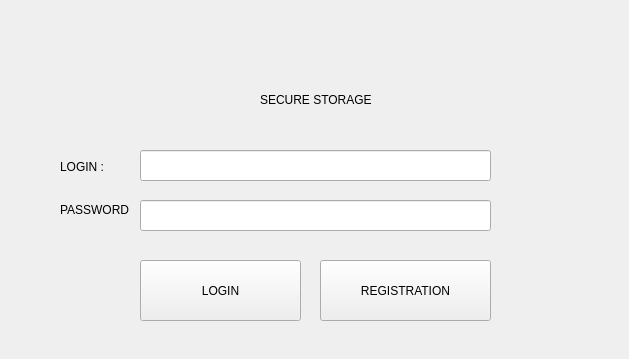
<?xml version="1.0" encoding="UTF-8"?>
<ui version="4.0">
 <class>MainWidget</class>
 <widget class="QWidget" name="MainWidget">
  <property name="geometry">
   <rect>
    <x>0</x>
    <y>0</y>
    <width>629</width>
    <height>359</height>
   </rect>
  </property>
  <property name="windowTitle">
   <string>MainWidget</string>
  </property>
  <widget class="QPushButton" name="pushButton">
   <property name="geometry">
    <rect>
     <x>140</x>
     <y>260</y>
     <width>161</width>
     <height>61</height>
    </rect>
   </property>
   <property name="text">
    <string>LOGIN</string>
   </property>
  </widget>
  <widget class="QPushButton" name="pushButton_2">
   <property name="geometry">
    <rect>
     <x>320</x>
     <y>260</y>
     <width>171</width>
     <height>61</height>
    </rect>
   </property>
   <property name="text">
    <string>REGISTRATION</string>
   </property>
  </widget>
  <widget class="QLineEdit" name="lineEdit">
   <property name="geometry">
    <rect>
     <x>140</x>
     <y>200</y>
     <width>351</width>
     <height>31</height>
    </rect>
   </property>
  </widget>
  <widget class="QLineEdit" name="lineEdit_2">
   <property name="geometry">
    <rect>
     <x>140</x>
     <y>150</y>
     <width>351</width>
     <height>31</height>
    </rect>
   </property>
  </widget>
  <widget class="QLabel" name="label">
   <property name="geometry">
    <rect>
     <x>60</x>
     <y>160</y>
     <width>47</width>
     <height>13</height>
    </rect>
   </property>
   <property name="text">
    <string>LOGIN :</string>
   </property>
  </widget>
  <widget class="QLabel" name="label_2">
   <property name="geometry">
    <rect>
     <x>60</x>
     <y>200</y>
     <width>71</width>
     <height>20</height>
    </rect>
   </property>
   <property name="text">
    <string>PASSWORD :</string>
   </property>
  </widget>
  <widget class="QLabel" name="label_3">
   <property name="geometry">
    <rect>
     <x>260</x>
     <y>90</y>
     <width>181</width>
     <height>20</height>
    </rect>
   </property>
   <property name="text">
    <string>SECURE STORAGE</string>
   </property>
  </widget>
 </widget>
 <layoutdefault spacing="6" margin="11"/>
 <resources/>
 <connections/>
</ui>
